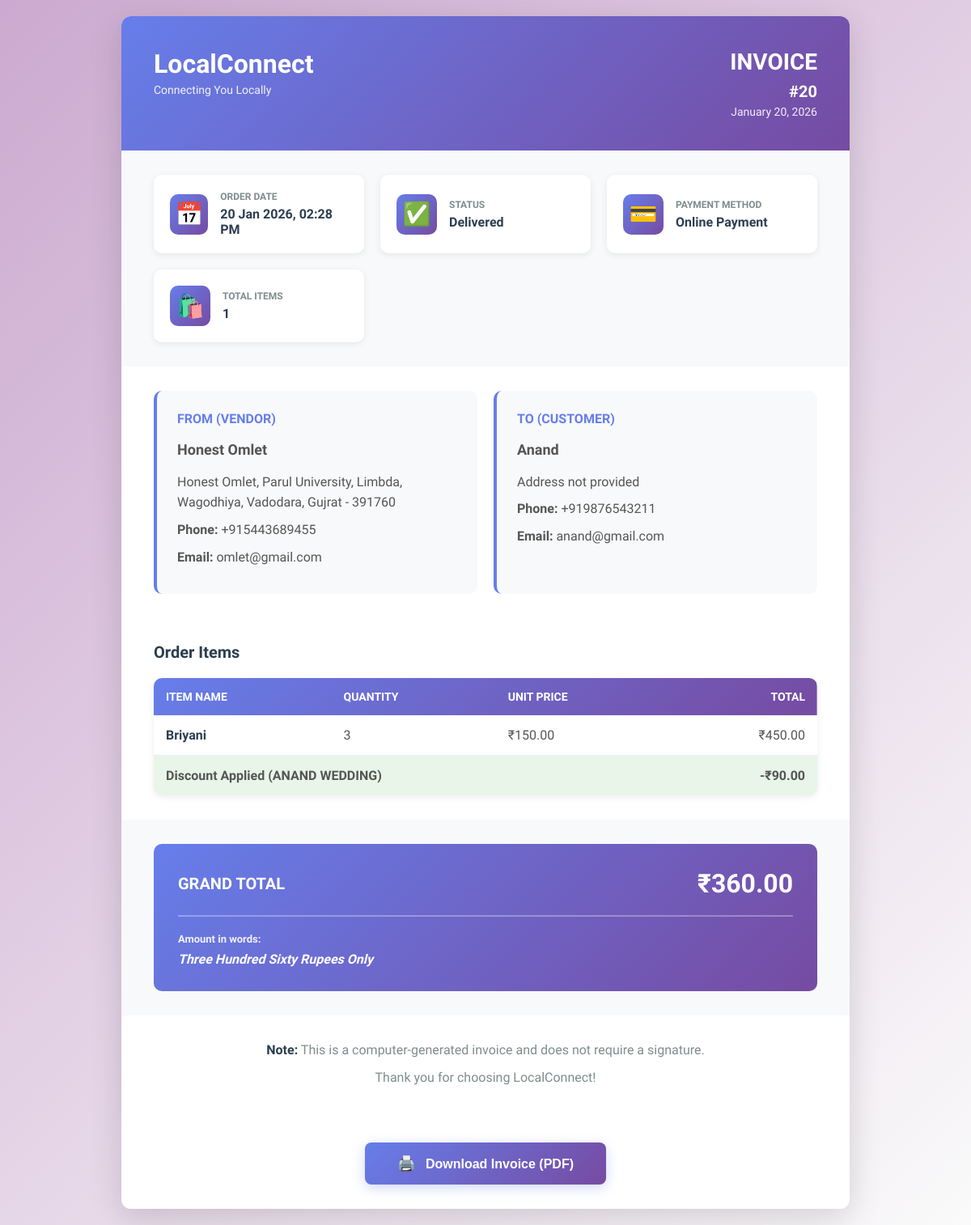
The page /invoice/20 (signed in) on the database its author committed.
### models/models.py (models this page shows, shortened)
class Order(db.Model):
    id = db.Column(db.Integer, primary_key=True)
    customer_id = db.Column(db.Integer, db.ForeignKey('customer.id'), nullable=False)
    vendor_id = db.Column(db.Integer, db.ForeignKey('vendor.id'), nullable=True)
    vendor_name = db.Column(db.String(100), nullable=False)
    customer_name = db.Column(db.String(100))
    customer_phone = db.Column(db.String(20))
    items = db.Column(db.Text, nullable=False)
    items_summary = db.Column(db.String(500))
    delivery_type = db.Column(db.String(20), nullable=False)
    payment_type = db.Column(db.String(20), nullable=False)
    total = db.Column(db.Float, nullable=False)
    discount_amount = db.Column(db.Float, default=0)
    offer_title = db.Column(db.String(200))
    status = db.Column(db.String(20), default='Pending')
    order_type = db.Column(db.String(20))
    customer_suggestion = db.Column(db.Text)
    rejection_reason = db.Column(db.Text)
    delivery_location_type = db.Column(db.String(20))  # 'home' or 'current'
    vendor_latitude = db.Column(db.Float)
    vendor_longitude = db.Column(db.Float)
    customer_delivery_latitude = db.Column(db.Float)
    customer_delivery_longitude = db.Column(db.Float)
    created_at = db.Column(db.DateTime, default=datetime.utcnow)
    razorpay_order_id = db.Column(db.String(100))
    razorpay_payment_id = db.Column(db.String(100))
    razorpay_signature = db.Column(db.String(255))
    review_rating = db.Column(db.Integer)
    review_comment = db.Column(db.Text)
    review_date = db.Column(db.DateTime)
    preparing_at = db.Column(db.DateTime)
    out_for_delivery_at = db.Column(db.DateTime)
    ready_at = db.Column(db.DateTime)
    completed_at = db.Column(db.DateTime)
    rejected_at = db.Column(db.DateTime)
    vendor_response = db.Column(db.Text)
    vendor_response_date = db.Column(db.DateTime)
    response_helpful = db.Column(db.Integer, default=0)
    def get_items(self):
        return json.loads(self.items)

class Vendor(db.Model):
    id = db.Column(db.Integer, primary_key=True)
    business_name = db.Column(db.String(100), nullable=False)
    email = db.Column(db.String(120), unique=True, nullable=False)
    business_category = db.Column(db.String(50), nullable=False)
    business_address = db.Column(db.String(200), nullable=False)
    phone = db.Column(db.String(20), nullable=False)
    password_hash = db.Column(db.String(128), nullable=False)
    is_open = db.Column(db.Boolean, default=True)
    shop_image = db.Column(db.Text, default='🏪')
    about = db.Column(db.Text)
    category_type = db.Column(db.String(50))
    veg_nonveg = db.Column(db.String(20))
    indoor_seating = db.Column(db.Boolean, default=False)
    outdoor_seating = db.Column(db.Boolean, default=False)
    home_delivery = db.Column(db.Boolean, default=False)
    takeaway = db.Column(db.Boolean, default=False)
    free_wifi = db.Column(db.Boolean, default=False)
    ac = db.Column(db.Boolean, default=False)
    cooler = db.Column(db.Boolean, default=False)
    parking = db.Column(db.String(20))
    other_amenities = db.Column(db.Text)
    opening_time = db.Column(db.String(10))
    closing_time = db.Column(db.String(10))
    latitude = db.Column(db.Float)
    longitude = db.Column(db.Float)
    menu_items = db.relationship('MenuItem', backref='vendor', lazy=True)
    orders = db.relationship('Order', backref='vendor', lazy=True)

class Customer(db.Model):
    id = db.Column(db.Integer, primary_key=True)
    full_name = db.Column(db.String(100), nullable=False)
    email = db.Column(db.String(120), unique=True, nullable=False)
    phone = db.Column(db.String(20), nullable=False)
    password_hash = db.Column(db.String(128), nullable=False)
    address = db.Column(db.String(500))
    city = db.Column(db.String(100))
    state = db.Column(db.String(100))
    pincode = db.Column(db.String(10))
    latitude = db.Column(db.Float)
    longitude = db.Column(db.Float)
    home_latitude = db.Column(db.Float)
    home_longitude = db.Column(db.Float)
    current_latitude = db.Column(db.Float)
    current_longitude = db.Column(db.Float)
    orders = db.relationship('Order', backref='customer', lazy=True)

### app.py (the view)
@app.route('/invoice/<int:order_id>')
@customer_required
def invoice(order_id):
    user_id = session.get('user_id')
    order = Order.query.filter_by(id=order_id, customer_id=user_id).first()
    if not order:
        flash('Order not found', 'error')
        return redirect(url_for('customer_orders'))
    if order.status != 'Completed':
        flash('Invoice is only available for completed orders', 'warning')
        return redirect(url_for('customer_orders'))
    vendor = Vendor.query.get(order.vendor_id)
    customer = Customer.query.get(user_id)
    if not vendor or not customer:
        flash('Unable to generate invoice', 'error')
        return redirect(url_for('customer_orders'))
    items = order.get_items()
    amount_words = amount_to_words(order.total)
    invoice_data = {
        'order': order,
        'vendor': vendor,
        'customer': customer,
        'items': items,
        'amount_words': amount_words,
        'item_count': len(items),
        'invoice_date': datetime.now(IST)
    }
    return render_template('customer/invoice.html', **invoice_data)

### app.py (called while the page is built)
@app.before_request
def make_session_permanent():
    session.permanent = True

@app.before_request
def check_session_validity():
    if (request.endpoint and
        (request.endpoint.startswith('static') or
         request.endpoint in ['sign_in', 'customer_signup', 'vendor_signup', 'home', 'signup_success', 'forgot_password', 'reset_password', 'contact'] or
         request.endpoint.startswith('api.') or
         request.endpoint.startswith('get_vendor'))):
        return
    if request.endpoint and request.endpoint.startswith('api.'):
        return

### templates/customer/invoice.html (shortened to what this page needs)
<!DOCTYPE html>
<html lang="en">
<head>
    <link rel="stylesheet" href="/static/css/customer/invoice.css">
</head>
<body>
    <div class="invoice-container">
        <div class="invoice-header">
            <div class="company-info">
                <h1>LocalConnect</h1>
                <p class="tagline">Connecting You Locally</p>
            </div>
            <div class="invoice-info">
                <h2>INVOICE</h2>
                <p class="invoice-number">#{{ order.id }}</p>
                <p class="invoice-date">{{ order.created_at.strftime('%B %d, %Y') }}</p>
            </div>
        </div>
        <div class="summary-cards">
            <div class="summary-card">
                <div class="card-icon">📅</div>
                <div class="card-content">
                    <p class="card-label">Order Date</p>
                    <p class="card-value">{{ order.created_at.strftime('%d %b %Y, %I:%M %p') }}</p>
                </div>
            </div>
            <div class="summary-card">
                <div class="card-icon">✅</div>
                <div class="card-content">
                    <p class="card-label">Status</p>
                    <p class="card-value">Delivered</p>
                </div>
            </div>
            <div class="summary-card">
                <div class="card-icon">💳</div>
                <div class="card-content">
                    <p class="card-label">Payment Method</p>
                    <p class="card-value">{{ 'Online Payment' if order.payment_type == 'online' else 'Cash on ' +
                        ('Delivery' if order.delivery_type == 'delivery' else 'Pickup') }}</p>
                </div>
            </div>
            <div class="summary-card">
                <div class="card-icon">🛍️</div>
                <div class="card-content">
                    <p class="card-label">Total Items</p>
                    <p class="card-value">{{ item_count }}</p>
                </div>
            </div>
        </div>
        <div class="party-details">
            <div class="party-card vendor-card">
                <h3>From (Vendor)</h3>
                <div class="party-info">
                    <p class="party-name">{{ vendor.business_name }}</p>
                    <p>{{ vendor.business_address }}</p>
                    <p><strong>Phone:</strong> {{ vendor.phone }}</p>
                    <p><strong>Email:</strong> {{ vendor.email }}</p>
                </div>
            </div>
            <div class="party-card customer-card">
                <h3>To (Customer)</h3>
                <div class="party-info">
                    <p class="party-name">{{ customer.full_name }}</p>
                    {% if customer.address %}
                    <p>{{ customer.address }}{% if customer.city %}, {{ customer.city }}{% endif %}</p>
                    {% if customer.state or customer.pincode %}
                    <p>{% if customer.state %}{{ customer.state }}{% endif %}{% if customer.pincode %} - {{
                        customer.pincode }}{% endif %}</p>
                    {% endif %}
                    {% else %}
                    <p>Address not provided</p>
                    {% endif %}
                    <p><strong>Phone:</strong> {{ customer.phone }}</p>
                    <p><strong>Email:</strong> {{ customer.email }}</p>
                </div>
            </div>
        </div>
        <div class="items-section">
            <h3>Order Items</h3>
            <table class="items-table">
                <thead>
                    <tr>
                        <th>Item Name</th>
                        <th>Quantity</th>
                        <th>Unit Price</th>
                        <th>Total</th>
                    </tr>
                </thead>
                <tbody>
                    {% for item in items %}
                    <tr>
                        <td>
                            <span class="item-name">{{ item.name }}</span>
                        </td>
                        <td>{{ item.qty }}</td>
                        <td>₹{{ "%.2f"|format(item.price) }}</td>
                        <td>₹{{ "%.2f"|format(item.price * item.qty) }}</td>
                    </tr>
                    {% endfor %}
                    {% if order.discount_amount and order.discount_amount > 0 %}
                    <tr class="discount-row">
                        <td colspan="3">
                            <span class="discount-label">Discount Applied ({{ order.offer_title or 'Special Offer' }})</span>
                        </td>
                        <td class="discount-amount">-₹{{ "%.2f"|format(order.discount_amount) }}</td>
                    </tr>
                    {% endif %}
                </tbody>
            </table>
        </div>
        <div class="total-section">
            <div class="total-card">
                <div class="total-row grand-total">
                    <span class="total-label">Grand Total</span>
                    <span class="total-amount">₹{{ "%.2f"|format(order.total) }}</span>
                </div>
                <div class="amount-words">
                    <p>Amount in words:</p>
                    <p class="words-text">{{ amount_words }}</p>
                </div>
            </div>
        </div>
        <div class="invoice-footer">
            <div class="footer-note">
                <p><strong>Note:</strong> This is a computer-generated invoice and does not require a signature.</p>
                <p>Thank you for choosing LocalConnect!</p>
            </div>
        </div>
        <div class="print-button-container no-print">
            <button onclick="window.print()" class="print-btn">
                <span>🖨️</span> Download Invoice (PDF)
            </button>
        </div>
    </div>
</body>
</html>

### static/css/customer/invoice.css (style rules this page uses)
* { margin: 0; padding: 0; box-sizing: border-box; }
body { font-family: 'Segoe UI', Tahoma, Geneva, Verdana, sans-serif; background: linear-gradient(135deg, #cca9d0 0%, #fafafa 100%); min-height: 100vh; padding: 20px; color: #2c3e50; }
.invoice-container { max-width: 900px; margin: 0 auto; background: white; border-radius: 12px; box-shadow: 0 10px 40px rgba(0, 0, 0, 0.15); overflow: hidden; animation: fadeIn 0.5s ease-in; }
.invoice-header { background: linear-gradient(135deg, #667eea 0%, #764ba2 100%); color: white; padding: 40px; display: flex; justify-content: space-between; align-items: flex-start; }
.company-info h1 { font-size: 32px; font-weight: 700; margin-bottom: 5px; }
.tagline { font-size: 14px; opacity: 0.9; font-weight: 400; }
.invoice-info { text-align: right; }
.invoice-info h2 { font-size: 28px; font-weight: 700; margin-bottom: 8px; }
.invoice-number { font-size: 20px; font-weight: 600; margin-bottom: 5px; }
.invoice-date { font-size: 14px; opacity: 0.9; }
.summary-cards { display: grid; grid-template-columns: repeat(auto-fit, minmax(200px, 1fr)); gap: 20px; padding: 30px 40px; background: #f8f9fa; }
.summary-card { background: white; padding: 20px; border-radius: 10px; display: flex; align-items: center; gap: 15px; box-shadow: 0 2px 8px rgba(0, 0, 0, 0.08); transition: transform 0.3s ease, box-shadow 0.3s ease; }
.card-icon { font-size: 28px; width: 50px; height: 50px; display: flex; align-items: center; justify-content: center; background: linear-gradient(135deg, #667eea 0%, #764ba2 100%); border-radius: 10px; }
.card-label { font-size: 12px; color: #7f8c8d; margin-bottom: 5px; font-weight: 600; text-transform: uppercase; }
.card-value { font-size: 16px; color: #2c3e50; font-weight: 600; }
.party-details { display: grid; grid-template-columns: 1fr 1fr; gap: 20px; padding: 30px 40px; }
.party-card { background: #f8f9fa; padding: 25px; border-radius: 10px; border-left: 4px solid #667eea; }
.party-card h3 { font-size: 16px; color: #667eea; margin-bottom: 15px; font-weight: 700; text-transform: uppercase; }
.party-info p { margin-bottom: 8px; color: #555; line-height: 1.6; }
.party-name { font-size: 18px; font-weight: 700; color: #2c3e50; margin-bottom: 12px !important; }
.items-section { padding: 30px 40px; }
.items-section h3 { font-size: 20px; color: #2c3e50; margin-bottom: 20px; font-weight: 700; }
.items-table { width: 100%; border-collapse: collapse; background: white; border-radius: 10px; overflow: hidden; box-shadow: 0 2px 8px rgba(0, 0, 0, 0.08); }
.items-table thead { background: linear-gradient(135deg, #667eea 0%, #764ba2 100%); color: white; }
.items-table th { padding: 15px; text-align: left; font-weight: 600; font-size: 14px; text-transform: uppercase; }
.items-table th:last-child, .items-table td:last-child { text-align: right; }
.items-table tbody tr { border-bottom: 1px solid #ecf0f1; transition: background 0.2s ease; }
.items-table tbody tr:last-child { border-bottom: none; }
.items-table td { padding: 15px; color: #555; }
.item-name { font-weight: 600; color: #2c3e50; display: block; }
.discount-row { background: #e8f5e8; font-weight: 600; }
.discount-amount { color: #27ae60; font-weight: 700; }
.total-section { padding: 30px 40px; background: #f8f9fa; }
.total-card { background: linear-gradient(135deg, #667eea 0%, #764ba2 100%); padding: 30px; border-radius: 10px; color: white; }
.total-row { display: flex; justify-content: space-between; align-items: center; padding-bottom: 20px; margin-bottom: 20px; border-bottom: 2px solid rgba(255, 255, 255, 0.3); }
.total-label { font-size: 20px; font-weight: 700; text-transform: uppercase; }
.total-amount { font-size: 32px; font-weight: 700; }
.amount-words p:first-child { font-size: 13px; opacity: 0.9; margin-bottom: 8px; font-weight: 600; }
.words-text { font-size: 16px; font-weight: 600; font-style: italic; }
.invoice-footer { padding: 30px 40px; background: white; text-align: center; }
.footer-note p { color: #7f8c8d; margin-bottom: 8px; line-height: 1.6; }
.footer-note strong { color: #2c3e50; }
.print-button-container { padding: 30px 40px; text-align: center; background: white; }
.print-btn { background: linear-gradient(135deg, #667eea 0%, #764ba2 100%); color: white; border: none; padding: 15px 40px; border-radius: 8px; font-size: 16px; font-weight: 600; cursor: pointer; transition: transform 0.3s ease, box-shadow 0.3s ease; box-shadow: 0 4px 15px rgba(102, 126, 234, 0.3); }
.print-btn span { margin-right: 8px; font-size: 18px; }

### rows shown on the page
Order: id "20", created_at "January 20, 2026", created_at "20 Jan 2026, 02:28 PM", payment_type "Online Payment", offer_title "ANAND WEDDING", discount_amount "90.00", total "360.00"
Vendor: business_name "Honest Omlet", business_address "Honest Omlet, Parul University, Limbda, Wagodhiya, Vadodara, Gujrat - 391760", phone "+915443689455", email "omlet@gmail.com"
Customer: full_name "Anand", phone "+919876543211", email "anand@gmail.com"

### other values the page prints
{{ item_count }} "1"
{{ item.name }} "Briyani"
{{ item.qty }} "3"
{{ "%.2f"|format(item.price) }} "150.00"
{{ "%.2f"|format(item.price * item.qty) }} "450.00"
{{ amount_words }} "Three Hundred Sixty Rupees Only"
